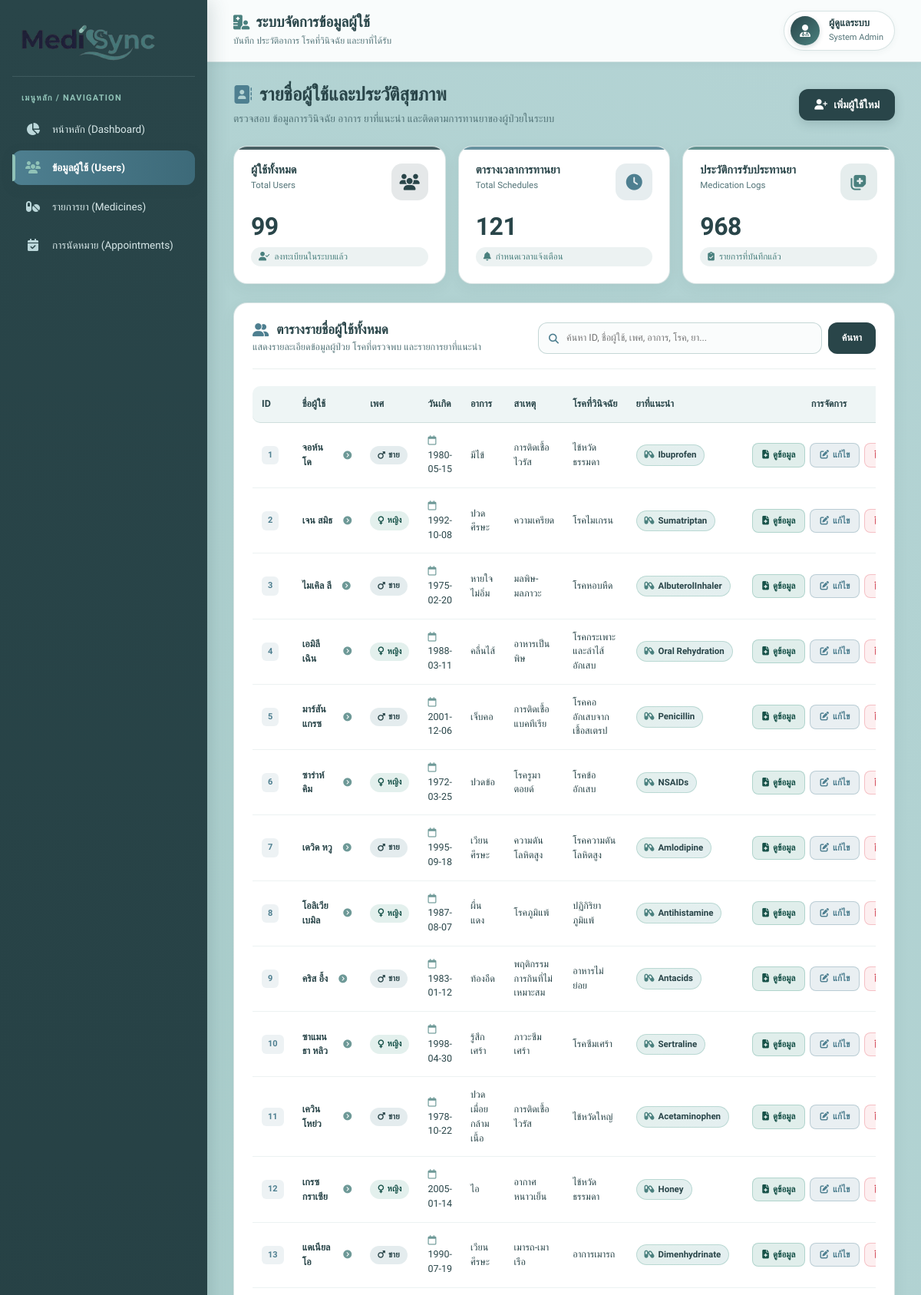
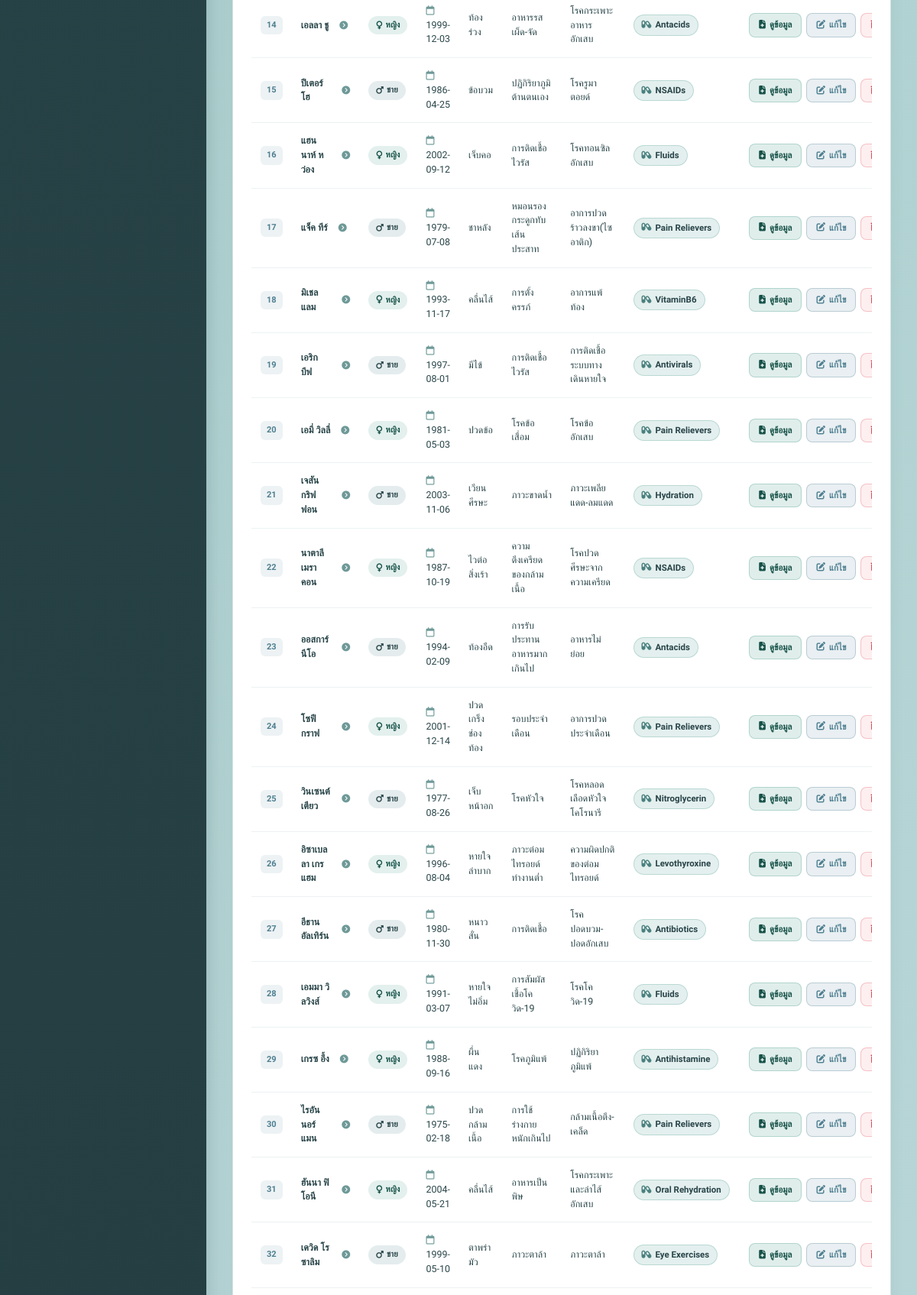
Page /user-page/user.php (upper part) on the committed database (2 pictures, top to bottom).
### tables this page shows
CREATE TABLE `users` (
  `user_id` int NOT NULL,
  `name` varchar(150) NOT NULL,
  `date_of_birth` date NOT NULL,
  `gender` varchar(6) NOT NULL,
  `symptoms` varchar(100) NOT NULL,
  `causes` varchar(100) NOT NULL,
  `disease` varchar(100) NOT NULL,
  `medicine` varchar(100) NOT NULL
);

### www/user-page/user.php (the view, shortened to what this page needs)
<?php
require_once '../db_conn.php';
function e($value) {
    return htmlspecialchars((string)($value ?? ''), ENT_QUOTES, 'UTF-8');
}
$search = trim($_GET['search'] ?? '');
function countRecords($conn, $table) {
    $allowedTables = [
        'users',
        'schedules',
        'medication_log'
    ];
    $sql = "SELECT COUNT(*) AS total FROM `$table`";
    $result = $conn->query($sql);
    return $result ? (int)$result->fetch_assoc()['total'] : 0;
}
$totalUsers = countRecords($conn, 'users');
$totalSchedules = countRecords($conn, 'schedules');
$totalLogs = countRecords($conn, 'medication_log');
$sql = "
    SELECT
        u.user_id,
        u.name,
        u.gender,
        u.date_of_birth,
        u.symptoms,
        u.causes,
        u.disease,
        u.medicine,
        (
            SELECT COUNT(*)
            FROM schedules s
            WHERE s.user_id = u.user_id
        ) AS total_schedules,
        (
            SELECT COUNT(*)
            FROM medication_log ml
            INNER JOIN schedules s ON ml.schedule_id = s.schedule_id
            WHERE s.user_id = u.user_id
        ) AS total_logs
    FROM users u
";
$sql .= " ORDER BY u.user_id ASC";
$stmt = $conn->prepare($sql);
$stmt->execute();
$result = $stmt->get_result();
$users = [];
while ($row = $result->fetch_assoc()) {
    $users[] = $row;
}
?>
<!DOCTYPE html>
<html lang="th">
<head>
    <link href="https://cdn.jsdelivr.net/npm/bootstrap@5.3.3/dist/css/bootstrap.min.css" rel="stylesheet">
    <link rel="stylesheet" href="https://cdnjs.cloudflare.com/ajax/libs/font-awesome/6.7.2/css/all.min.css">
</head>
<body>
<aside class="sidebar" id="sidebar">
    <a href="../index.php" class="sidebar-brand">
        <img src="../assets/logo.svg"
             alt="Medisync Logo"
             class="brand-logo-img"
             onerror="this.style.display='none'; document.getElementById('brandFallback').style.display='flex';">
    </a>
    <div class="menu-label">เมนูหลัก / NAVIGATION</div>
    <ul class="sidebar-menu">
        <li>
            <a href="../index.php">
                <i class="fa-solid fa-chart-pie"></i>
                <span>หน้าหลัก (Dashboard)</span>
            </a>
        </li>
        <li>
            <a href="user.php" class="active">
                <i class="fa-solid fa-users"></i>
                <span>ข้อมูลผู้ใช้ (Users)</span>
            </a>
        </li>
        <li>
            <a href="../medicine-page/medicine.php">
                <i class="fa-solid fa-pills"></i>
                <span>รายการยา (Medicines)</span>
            </a>
        </li>
        <li>
            <a href="../appointment-page/appointment.php">
                <i class="fa-solid fa-calendar-check"></i>
                <span>การนัดหมาย (Appointments)</span>
            </a>
        </li>
    </ul>
</aside>
<main class="main-content">
    <header class="topbar">
        <div class="d-flex align-items-center gap-3">
            <div class="page-heading">
                <h5>
                    <i class="fa-solid fa-hospital-user" style="color: var(--color-teal);"></i>
                    ระบบจัดการข้อมูลผู้ใช้
                </h5>
                <p>บันทึก ประวัติอาการ โรคที่วินิจฉัย และยาที่ได้รับ</p>
            </div>
        </div>
        <div class="admin-profile">
            <div class="admin-avatar">
                <i class="fa-solid fa-user-doctor"></i>
            </div>
            <div class="admin-info">
                <strong>ผู้ดูแลระบบ</strong>
                <small>System Admin</small>
            </div>
        </div>
    </header>
    <div class="content-wrapper">
        <section class="page-banner">
            <div class="page-banner-title">
                <h2>
                    <i class="fa-solid fa-address-book" style="color: var(--color-secondary);"></i>
                    รายชื่อผู้ใช้และประวัติสุขภาพ
                </h2>
                <p>ตรวจสอบ ข้อมูลการวินิจฉัย อาการ ยาที่แนะนำ และติดตามการทานยาของผู้ป่วยในระบบ</p>
            </div>
            <a href="add-user.php" class="btn-add-user">
                <i class="fa-solid fa-user-plus"></i>
                <span>เพิ่มผู้ใช้ใหม่</span>
            </a>
        </section>
        <section class="row g-3 mb-4">
            <div class="col-12 col-sm-6 col-xl-4">
                <div class="stat-card" style="--stat-theme-color: #294549;">
                    <div class="stat-top">
                        <div class="stat-label-group">
                            <h6>ผู้ใช้ทั้งหมด</h6>
                            <small>Total Users</small>
                        </div>
                        <div class="stat-icon" style="background: rgba(41, 69, 73, 0.12); color: #294549;">
                            <i class="fa-solid fa-users"></i>
                        </div>
                    </div>
                    <div class="stat-value">
                        <?= number_format($totalUsers) ?>
                    </div>
                    <div class="stat-description">
                        <i class="fa-solid fa-user-check"></i>
                        <span>ลงทะเบียนในระบบแล้ว</span>
                    </div>
                </div>
            </div>
            <div class="col-12 col-sm-6 col-xl-4">
                <div class="stat-card" style="--stat-theme-color: #4E7F90;">
                    <div class="stat-top">
                        <div class="stat-label-group">
                            <h6>ตารางเวลาการทานยา</h6>
                            <small>Total Schedules</small>
                        </div>
                        <div class="stat-icon" style="background: rgba(78, 127, 144, 0.14); color: #4E7F90;">
                            <i class="fa-solid fa-clock"></i>
                        </div>
                    </div>
                    <div class="stat-value">
                        <?= number_format($totalSchedules) ?>
                    </div>
                    <div class="stat-description">
                        <i class="fa-solid fa-bell"></i>
                        <span>กำหนดเวลาแจ้งเตือน</span>
                    </div>
                </div>
            </div>
            <div class="col-12 col-sm-6 col-xl-4">
                <div class="stat-card" style="--stat-theme-color: #4A807E;">
                    <div class="stat-top">
                        <div class="stat-label-group">
                            <h6>ประวัติการรับประทานยา</h6>
                            <small>Medication Logs</small>
                        </div>
                        <div class="stat-icon" style="background: rgba(74, 128, 126, 0.14); color: #4A807E;">
                            <i class="fa-solid fa-notes-medical"></i>
                        </div>
                    </div>
                    <div class="stat-value">
                        <?= number_format($totalLogs) ?>
                    </div>
                    <div class="stat-description">
                        <i class="fa-solid fa-clipboard-check"></i>
                        <span>รายการที่บันทึกแล้ว</span>
                    </div>
                </div>
            </div>
        </section>
        <section class="panel">
            <div class="panel-header">
                <div class="panel-header-title">
                    <h5>
                        <i class="fa-solid fa-user-group" style="color: var(--color-secondary);"></i>
                        ตารางรายชื่อผู้ใช้ทั้งหมด
                    </h5>
                    <p>แสดงรายละเอียดข้อมูลผู้ป่วย โรคที่ตรวจพบ และรายการยาที่แนะนำ</p>
                </div>
                <form method="GET" action="user.php" class="search-container">
                    <div class="search-input-wrapper">
                        <i class="fa-solid fa-magnifying-glass"></i>
                        <input
                            type="text"
                            name="search"
                            placeholder="ค้นหา ID, ชื่อผู้ใช้, เพศ, อาการ, โรค, ยา..."
                            value="<?= e($search) ?>"
                        >
                    </div>
                    <button type="submit" class="btn-search">
                        <span>ค้นหา</span>
                    </button>
                </form>
            </div>
            <div class="table-responsive">
                <table class="custom-table">
                    <thead>
                        <tr>
                            <th>ID</th>
                            <th>ชื่อผู้ใช้</th>
                            <th>เพศ</th>
                            <th>วันเกิด</th>
                            <th>อาการ</th>
                            <th>สาเหตุ</th>
                            <th>โรคที่วินิจฉัย</th>
                            <th>ยาที่แนะนำ</th>
                            <th class="text-center">การจัดการ</th>
                        </tr>
                    </thead>
                    <tbody>
                        <?php if (count($users) > 0): ?>
                            <?php foreach ($users as $user): ?>
                                <?php
                                $isMale = ($user['gender'] === 'ชาย');
                                $genderClass = $isMale ? 'gender-male' : 'gender-female';
                                $genderIcon = $isMale ? 'fa-mars' : 'fa-venus';
                                ?>
                                <tr>
                                    <td>
                                        <span class="user-id-badge">
                                            <?= e($user['user_id']) ?>
                                        </span>
                                    </td>
                                    <td>
                                        <a href="user-details.php?id=<?= urlencode($user['user_id']) ?>"
                                           class="user-name-link"
                                           title="คลิกเพื่อดูรายละเอียดผู้ป่วย ตารางเวลา และประวัติการทานยา">
                                            <span class="user-name-text">
                                                <?= e($user['name']) ?>
                                            </span>
                                            <i class="fa-solid fa-circle-chevron-right ms-1" style="font-size: 11px; color: var(--color-teal); opacity: 0.8;"></i>
                                        </a>
                                    </td>
                                    <td>
                                        <span class="gender-pill <?= $genderClass ?>">
                                            <i class="fa-solid <?= $genderIcon ?>"></i>
                                            <?= e($user['gender']) ?>
                                        </span>
                                    </td>
                                    <td>
                                        <i class="fa-regular fa-calendar me-1" style="color: var(--color-teal); opacity: 0.8;"></i>
                                        <?= e($user['date_of_birth']) ?>
                                    </td>
                                    <td>
                                        <?= e($user['symptoms']) ?>
                                    </td>
                                    <td>
                                        <?= e($user['causes']) ?>
                                    </td>
                                    <td>
                                        <?= e($user['disease']) ?>
                                    </td>
                                    <td>
                                        <span class="medicine-pill">
                                            <i class="fa-solid fa-capsules"></i>
                                            <?= e($user['medicine']) ?>
                                        </span>
                                    </td>
                                    <td>
                                        <div class="action-buttons justify-content-center">
                                            <a href="user-details.php?id=<?= urlencode($user['user_id']) ?>"
                                               class="btn-action btn-view-details"
                                               title="ดูประวัติการกินยาและตารางเวลา">
                                                <i class="fa-solid fa-file-medical"></i>
                                                <span>ดูข้อมูล</span>
                                            </a>
                                            <a href="edit-user.php?id=<?= urlencode($user['user_id']) ?>"
                                               class="btn-action btn-edit"
                                               title="แก้ไขข้อมูล">
                                                <i class="fa-solid fa-pen-to-square"></i>
                                                <span>แก้ไข</span>
                                            </a>
                                            <a href="delete-user.php?id=<?= urlencode($user['user_id']) ?>"
                                               class="btn-action btn-delete"
                                               onclick="return confirm('คุณแน่ใจหรือไม่ว่าต้องการลบข้อมูลผู้ใช้ <?= e(addslashes($user['name'])) ?> ?')"
                                               title="ลบข้อมูล">
                                            </a>
                                        </div>
                                    </td>
                                </tr>
                            <?php endforeach; ?>
                        <?php endif; ?>
                    </tbody>
                </table>
            </div>
        </section>
    </div>
</main>
</body>
</html>

### rows in the picture
users: user_id "1", name "จอห์น โด", gender "ชาย", date_of_birth "1980-05-15", symptoms "มีไข้", causes "การติดเชื้อไวรัส", disease "ไข้หวัดธรรมดา", medicine "Ibuprofen"
users: user_id "2", name "เจน สมิธ", gender "หญิง", date_of_birth "1992-10-08", symptoms "ปวดศีรษะ", causes "ความเครียด", disease "โรคไมเกรน", medicine "Sumatriptan"
users: user_id "3", name "ไมเคิล ลี", gender "ชาย", date_of_birth "1975-02-20", symptoms "หายใจไม่อิ่ม", causes "มลพิษ-มลภาวะ", disease "โรคหอบหืด", medicine "AlbuterolInhaler"
users: user_id "4", name "เอมิลี เฉิน", gender "หญิง", date_of_birth "1988-03-11", symptoms "คลื่นไส้", causes "อาหารเป็นพิษ", disease "โรคกระเพาะและลำไส้อักเสบ", medicine "Oral Rehydration"
users: user_id "5", name "มาร์สัน แกรซ", gender "ชาย", date_of_birth "2001-12-06", symptoms "เจ็บคอ", causes "การติดเชื้อแบคทีเรีย", disease "โรคคออักเสบจากเชื้อสเตรป", medicine "Penicillin"
users: user_id "6", name "ซาร่าห์ คิม", gender "หญิง", date_of_birth "1972-03-25", symptoms "ปวดข้อ", causes "โรครูมาตอยด์", disease "โรคข้ออักเสบ", medicine "NSAIDs"
users: user_id "7", name "เดวิด หวู", gender "ชาย", date_of_birth "1995-09-18", symptoms "เวียนศีรษะ", causes "ความดันโลหิตสูง", disease "โรคความดันโลหิตสูง", medicine "Amlodipine"
users: user_id "8", name "โอลิเวีย เบมิล", gender "หญิง", date_of_birth "1987-08-07", symptoms "ผื่นแดง", causes "โรคภูมิแพ้", disease "ปฏิกิริยาภูมิแพ้", medicine "Antihistamine"
users: user_id "9", name "คริส อึ้ง", gender "ชาย", date_of_birth "1983-01-12", symptoms "ท้องอืด", causes "พฤติกรรมการกินที่ไม่เหมาะสม", disease "อาหารไม่ย่อย", medicine "Antacids"
users: user_id "10", name "ซาแมนธา หลิว", gender "หญิง", date_of_birth "1998-04-30", symptoms "รู้สึกเศร้า", causes "ภาวะซึมเศร้า", disease "โรคซึมเศร้า", medicine "Sertraline"
users: user_id "11", name "เควิน โหย่ว", gender "ชาย", date_of_birth "1978-10-22", symptoms "ปวดเมื่อยกล้ามเนื้อ", causes "การติดเชื้อไวรัส", disease "ไข้หวัดใหญ่", medicine "Acetaminophen"
users: user_id "12", name "เกรซ กราเซีย", gender "หญิง", date_of_birth "2005-01-14", symptoms "ไอ", causes "อากาศหนาวเย็น", disease "ไข้หวัดธรรมดา", medicine "Honey"
users: user_id "13", name "แดเนียล โอ", gender "ชาย", date_of_birth "1990-07-19", symptoms "เวียนศีรษะ", causes "เมารถ-เมาเรือ", disease "อาการเมารถ", medicine "Dimenhydrinate"
users: user_id "14", name "เอลลา ชู", gender "หญิง", date_of_birth "1999-12-03", symptoms "ท้องร่วง", causes "อาหารรสเผ็ด-จัด", disease "โรคกระเพาะอาหารอักเสบ", medicine "Antacids"
users: user_id "15", name "ปีเตอร์ โฮ", gender "ชาย", date_of_birth "1986-04-25", symptoms "ข้อบวม", causes "ปฏิกิริยาภูมิต้านตนเอง", disease "โรครูมาตอยด์", medicine "NSAIDs"
users: user_id "16", name "แฮนนาห์ หว่อง", gender "หญิง", date_of_birth "2002-09-12", symptoms "เจ็บคอ", causes "การติดเชื้อไวรัส", disease "โรคทอนซิลอักเสบ", medicine "Fluids"
users: user_id "17", name "แจ็ค ทีร์", gender "ชาย", date_of_birth "1979-07-08", symptoms "ชาหลัง", causes "หมอนรองกระดูกทับเส้นประสาท", disease "อาการปวดร้าวลงขา(ไซอาติก)", medicine "Pain Relievers"
users: user_id "18", name "มิเชล แลม", gender "หญิง", date_of_birth "1993-11-17", symptoms "คลื่นไส้", causes "การตั้งครรภ์", disease "อาการแพ้ท้อง", medicine "VitaminB6"
users: user_id "19", name "เอริก บีฟ", gender "ชาย", date_of_birth "1997-08-01", symptoms "มีไข้", causes "การติดเชื้อไวรัส", disease "การติดเชื้อระบบทางเดินหายใจ", medicine "Antivirals"
users: user_id "20", name "เอมี่ วิลลี่", gender "หญิง", date_of_birth "1981-05-03", symptoms "ปวดข้อ", causes "โรคข้อเสื่อม", disease "โรคข้ออักเสบ", medicine "Pain Relievers"
users: user_id "21", name "เจสัน กริฟฟอน", gender "ชาย", date_of_birth "2003-11-06", symptoms "เวียนศีรษะ", causes "ภาวะขาดน้ำ", disease "ภาวะเพลียแดด-ลมแดด", medicine "Hydration"
users: user_id "22", name "นาตาลี เมราคอน", gender "หญิง", date_of_birth "1987-10-19", symptoms "ไวต่อสิ่งเร้า", causes "ความตึงเครียดของกล้ามเนื้อ", disease "โรคปวดศีรษะจากความเครียด", medicine "NSAIDs"
users: user_id "23", name "ออสการ์ นีโอ", gender "ชาย", date_of_birth "1994-02-09", symptoms "ท้องอืด", causes "การรับประทานอาหารมากเกินไป", disease "อาหารไม่ย่อย", medicine "Antacids"
users: user_id "24", name "โซฟี กราฟ", gender "หญิง", date_of_birth "2001-12-14", symptoms "ปวดเกร็งช่องท้อง", causes "รอบประจำเดือน", disease "อาการปวดประจำเดือน", medicine "Pain Relievers"
users: user_id "25", name "วินเซนต์ เตียว", gender "ชาย", date_of_birth "1977-08-26", symptoms "เจ็บหน้าอก", causes "โรคหัวใจ", disease "โรคหลอดเลือดหัวใจโคโรนารี", medicine "Nitroglycerin"
users: user_id "26", name "อิซาเบลลา เกรแฮม", gender "หญิง", date_of_birth "1996-08-04", symptoms "หายใจลำบาก", causes "ภาวะต่อมไทรอยด์ทำงานต่ำ", disease "ความผิดปกติของต่อมไทรอยด์", medicine "Levothyroxine"
users: user_id "27", name "อีธาน อัลเทิร์น", gender "ชาย", date_of_birth "1980-11-30", symptoms "หนาวสั่น", causes "การติดเชื้อ", disease "โรคปอดบวม-ปอดอักเสบ", medicine "Antibiotics"
users: user_id "28", name "เอมมา วิลวิงส์", gender "หญิง", date_of_birth "1991-03-07", symptoms "หายใจไม่อิ่ม", causes "การสัมผัสเชื้อโควิด-19", disease "โรคโควิด-19", medicine "Fluids"
users: user_id "29", name "เกรซ อึ้ง", gender "หญิง", date_of_birth "1988-09-16", symptoms "ผื่นแดง", causes "โรคภูมิแพ้", disease "ปฏิกิริยาภูมิแพ้", medicine "Antihistamine"
users: user_id "30", name "ไรอัน นอร์แมน", gender "ชาย", date_of_birth "1975-02-18", symptoms "ปวดกล้ามเนื้อ", causes "การใช้ร่างกายหนักเกินไป", disease "กล้ามเนื้อตึง-เคล็ด", medicine "Pain Relievers"
users: user_id "31", name "ฮันนา ฟิโอนี", gender "หญิง", date_of_birth "2004-05-21", symptoms "คลื่นไส้", causes "อาหารเป็นพิษ", disease "โรคกระเพาะและลำไส้อักเสบ", medicine "Oral Rehydration"
users: user_id "32", name "เดวิด โรซาลิม", gender "ชาย", date_of_birth "1999-05-10", symptoms "ตาพร่ามัว", causes "ภาวะตาล้า", disease "ภาวะตาล้า", medicine "Eye Exercises"

### other values in the picture
$totalUsers "99"
$totalSchedules "121"
$totalLogs "968"
